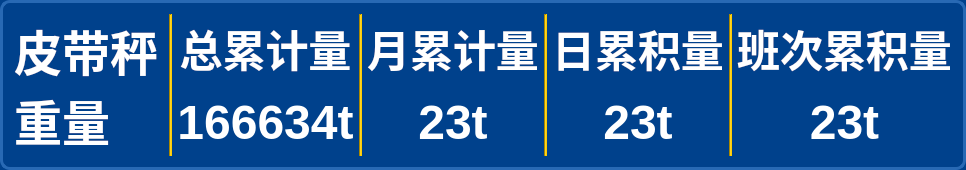
          <widget class="QGroupBox" name="groupBox">
           <property name="minimumSize">
            <size>
             <width>0</width>
             <height>170</height>
            </size>
           </property>
           <property name="maximumSize">
            <size>
             <width>16777215</width>
             <height>16777215</height>
            </size>
           </property>
           <property name="styleSheet">
            <string notr="true">QGroupBox {
    border: 3px solid rgb(40, 105, 180);  /* 比背景色亮一点的蓝色，宽度增加 */
    border-radius: 10px;             
    background-color: rgb(0, 65, 140);
}</string>
           </property>
           <property name="title">
            <string/>
           </property>
           <layout class="QGridLayout" name="gridLayout_2">
            <item row="0" column="0">
             <layout class="QHBoxLayout" name="horizontalLayout_33">
              <property name="spacing">
               <number>5</number>
              </property>
              <item>
               <widget class="QLabel" name="label_3">
                <property name="minimumSize">
                 <size>
                  <width>150</width>
                  <height>0</height>
                 </size>
                </property>
                <property name="maximumSize">
                 <size>
                  <width>100</width>
                  <height>16777215</height>
                 </size>
                </property>
                <property name="styleSheet">
                 <string notr="true">QLabel {
    font-family: &quot;Microsoft YaHei&quot;;
    font-size:36pt;
    font-weight: bold; /* &lt;-- 添加这一行来设置加粗 */
    background: transparent;
    color: white;
}</string>
                </property>
                <property name="text">
                 <string>皮带秤重量</string>
                </property>
                <property name="wordWrap">
                 <bool>true</bool>
                </property>
               </widget>
              </item>
              <item>
               <widget class="QFrame" name="frame_18">
                <property name="styleSheet">
                 <string notr="true">background-color: rgb(255, 204, 0);</string>
                </property>
                <property name="frameShape">
                 <enum>QFrame::VLine</enum>
                </property>
                <property name="frameShadow">
                 <enum>QFrame::Sunken</enum>
                </property>
               </widget>
              </item>
              <item>
               <layout class="QVBoxLayout" name="verticalLayout_2">
                <item>
                 <widget class="QLabel" name="label_ImportedSteamValue_2">
                  <property name="styleSheet">
                   <string notr="true">QLabel {
    font-family: &quot;Microsoft YaHei&quot;;
    font-size: 32pt;
    font-weight: bold; /* &lt;-- 添加这一行来设置加粗 */
    background: transparent;
    color: white;
}</string>
                  </property>
                  <property name="text">
                   <string>总累计量</string>
                  </property>
                  <property name="alignment">
                   <set>Qt::AlignCenter</set>
                  </property>
                 </widget>
                </item>
                <item>
                 <widget class="QLabel" name="labelTotalAccumulated">
                  <property name="styleSheet">
                   <string notr="true">QLabel{
    font-family: 'Arial Narrow';
    font-size:36pt;
    font-weight: bold; /* &lt;-- 添加这一行来设置加粗 */
    background:transparent;
    color: white; /* &lt;-- 修改这里 */
    /* 注意：qproperty-alignment 在样式表中无效，需代码里 setAlignment(Qt::AlignCenter) */
}</string>
                  </property>
                  <property name="text">
                   <string>166634t</string>
                  </property>
                  <property name="alignment">
                   <set>Qt::AlignCenter</set>
                  </property>
                 </widget>
                </item>
               </layout>
              </item>
              <item>
               <widget class="QFrame" name="frame_21">
                <property name="styleSheet">
                 <string notr="true">background-color: rgb(255, 204, 0);</string>
                </property>
                <property name="frameShape">
                 <enum>QFrame::VLine</enum>
                </property>
                <property name="frameShadow">
                 <enum>QFrame::Sunken</enum>
                </property>
               </widget>
              </item>
              <item>
               <layout class="QVBoxLayout" name="verticalLayout_16">
                <item>
                 <widget class="QLabel" name="label_ImportedSteamValue_3">
                  <property name="styleSheet">
                   <string notr="true">QLabel {
    font-family: &quot;Microsoft YaHei&quot;;
    font-size: 32pt;
    font-weight: bold; /* &lt;-- 添加这一行来设置加粗 */
    background: transparent;
    color: white;
}</string>
                  </property>
                  <property name="text">
                   <string>月累计量</string>
                  </property>
                  <property name="alignment">
                   <set>Qt::AlignCenter</set>
                  </property>
                 </widget>
                </item>
                <item>
                 <widget class="QLabel" name="labelMonthlyAccumulated">
                  <property name="styleSheet">
                   <string notr="true">QLabel{
    font-family: 'Arial Narrow';
    font-size:36pt;
    font-weight: bold; /* &lt;-- 添加这一行来设置加粗 */
    background:transparent;
    color: white; /* &lt;-- 修改这里 */
    /* 注意：qproperty-alignment 在样式表中无效，需代码里 setAlignment(Qt::AlignCenter) */
}</string>
                  </property>
                  <property name="text">
                   <string>23t</string>
                  </property>
                  <property name="alignment">
                   <set>Qt::AlignCenter</set>
                  </property>
                 </widget>
                </item>
               </layout>
              </item>
              <item>
               <widget class="QFrame" name="frame_22">
                <property name="styleSheet">
                 <string notr="true">background-color: rgb(255, 204, 0);</string>
                </property>
                <property name="frameShape">
                 <enum>QFrame::VLine</enum>
                </property>
                <property name="frameShadow">
                 <enum>QFrame::Sunken</enum>
                </property>
               </widget>
              </item>
              <item>
               <layout class="QVBoxLayout" name="verticalLayout_17">
                <item>
                 <widget class="QLabel" name="label_ImportedSteamValue_4">
                  <property name="styleSheet">
                   <string notr="true">QLabel {
    font-family: &quot;Microsoft YaHei&quot;;
    font-size: 32pt;
    font-weight: bold; /* &lt;-- 添加这一行来设置加粗 */
    background: transparent;
    color: white;
}</string>
                  </property>
                  <property name="text">
                   <string>日累积量</string>
                  </property>
                  <property name="alignment">
                   <set>Qt::AlignCenter</set>
                  </property>
                 </widget>
                </item>
                <item>
                 <widget class="QLabel" name="labelDailyAccumulated">
                  <property name="styleSheet">
                   <string notr="true">QLabel{
    font-family: 'Arial Narrow';
    font-size:36pt;
    font-weight: bold; /* &lt;-- 添加这一行来设置加粗 */
    background:transparent;
    color: white; /* &lt;-- 修改这里 */
    /* 注意：qproperty-alignment 在样式表中无效，需代码里 setAlignment(Qt::AlignCenter) */
}</string>
                  </property>
                  <property name="text">
                   <string>23t</string>
                  </property>
                  <property name="alignment">
                   <set>Qt::AlignCenter</set>
                  </property>
                 </widget>
                </item>
               </layout>
              </item>
              <item>
               <widget class="QFrame" name="frame_23">
                <property name="styleSheet">
                 <string notr="true">background-color: rgb(255, 204, 0);</string>
                </property>
                <property name="frameShape">
                 <enum>QFrame::VLine</enum>
                </property>
                <property name="frameShadow">
                 <enum>QFrame::Sunken</enum>
                </property>
               </widget>
              </item>
              <item>
               <layout class="QVBoxLayout" name="verticalLayout_18">
                <item>
                 <widget class="QLabel" name="label_ImportedSteamValue_5">
                  <property name="styleSheet">
                   <string notr="true">QLabel {
    font-family: &quot;Microsoft YaHei&quot;;
    font-size: 32pt;
    font-weight: bold; /* &lt;-- 添加这一行来设置加粗 */
    background: transparent;
    color: white;
}</string>
                  </property>
                  <property name="text">
                   <string>班次累积量</string>
                  </property>
                  <property name="alignment">
                   <set>Qt::AlignCenter</set>
                  </property>
                 </widget>
                </item>
                <item>
                 <widget class="QLabel" name="labelShiftAccumulated">
                  <property name="styleSheet">
                   <string notr="true">QLabel{
    font-family: 'Arial Narrow';
    font-size:36pt;
    font-weight: bold; /* &lt;-- 添加这一行来设置加粗 */
    background:transparent;
    color: white; /* &lt;-- 修改这里 */
    /* 注意：qproperty-alignment 在样式表中无效，需代码里 setAlignment(Qt::AlignCenter) */
}</string>
                  </property>
                  <property name="text">
                   <string>23t</string>
                  </property>
                  <property name="alignment">
                   <set>Qt::AlignCenter</set>
                  </property>
                 </widget>
                </item>
               </layout>
              </item>
             </layout>
            </item>
           </layout>
          </widget>
